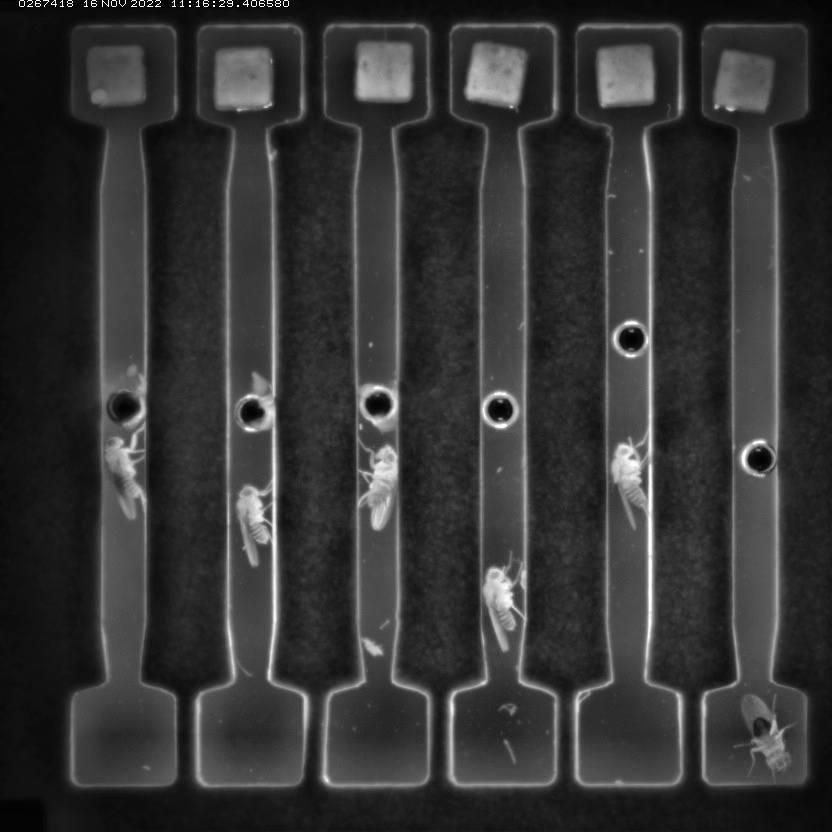
#> input picture Tracktor/TemplateMatch/frame1.jpg, 832 x 832 px, given in place of Arena6.mp4, which was not available
$ jupyter execute --allow-errors Tracking_obstacles.ipynb   (older library calls are emulated)   (text cells are left out)
#> lines starting #> are read from the running program, lines starting #| are printed output that depends on the picture; after the words box and inside, x2 and y2 are one past the last pixel; in counts of white or black regions, pixels touching at a corner belong together; pictures that were not available may be replaced by others from this repository, and a replacement may not be noted
### Tracktor/TemplateMatch/im_processing_fct/functions.py
#!/usr/bin/env python

import math
import cv2
import skimage
import matplotlib.pyplot as plt
import numpy as np
import time
import os
from pathlib import Path

import platform

platform.system()

# [7 lines of commented-out code are left out]
im_bg_dir_path = Path("/mnt/labserver/DURRIEU_Matthias/Experimental_data/TrackingFiles/BackgroundImages/")
im_fg_dir_path = Path("/mnt/labserver/DURRIEU_Matthias/Experimental_data/TrackingFiles/ForegroundImages/")
vid_dir_path = Path("/mnt/labserver/DURRIEU_Matthias/Experimental_data/TrackingFiles/Sample/")
save_data_path = Path("/mnt/labserver/DURRIEU_Matthias/Experimental_data/TrackingFiles/Processed/")

# [16 lines of commented-out code are left out]
rescaling_factor = 4
nb_balls = 3
nb_rails = 3


# In[1]: Clean images

# hard to retain only the outer edges
# [95 lines left out: functions im_clean_opening, im_clean_region_growing, im_clean_contours, not called in this run]


# In[2]: Template matching

'''patented
def compute_homography_surf(im_obj, im_scene, minHessian=100, ratio_thresh=0.9):
    #-- Step 1: Detect the keypoints using SURF Detector, compute the descriptors
    #minHessian lower -> more points #100 for arena
    #ratio thresh 0.9 for arena
    detector = cv2.xfeatures2d.SURF_create(hessianThreshold=minHessian, extended=False)

    keypoints_obj, descriptors_obj = detector.detectAndCompute(im_obj, None)
    keypoints_scene, descriptors_scene = detector.detectAndCompute(im_scene, None)
    #print(np.shape(keypoints_obj))

    #-- Step 2: Matching descriptor vectors with a FLANN based matcher
    # Since SURF is a floating-point descriptor NORM_L2 is used
    matcher = cv2.DescriptorMatcher_create(cv2.DescriptorMatcher_FLANNBASED)
    knn_matches = matcher.knnMatch(descriptors_obj, descriptors_scene, 2)
    #print(np.shape(knn_matches))
    #print(knn_matches)

    #-- Filter matches using the Lowe's ratio test
    good_matches = []
    for m,n in knn_matches:
        if m.distance < ratio_thresh * n.distance:
            good_matches.append(m)

    #-- Localize the object
    obj = np.empty((len(good_matches),2), dtype=np.float32)
    scene = np.empty((len(good_matches),2), dtype=np.float32)
    for i in range(len(good_matches)):
        #-- Get the keypoints from the good matches
        obj[i,0] = keypoints_obj[good_matches[i].queryIdx].pt[0]
        obj[i,1] = keypoints_obj[good_matches[i].queryIdx].pt[1]
        scene[i,0] = keypoints_scene[good_matches[i].trainIdx].pt[0]
        scene[i,1] = keypoints_scene[good_matches[i].trainIdx].pt[1]
    #H, _ =  cv2.findHomography(obj, scene, cv2.RHO) #RANSAC
    #H, _ =  cv2.estimateAffine2D(obj, scene, cv2.RANSAC)
    H, _ =  cv2.estimateAffinePartial2D(obj, scene, cv2.RANSAC)

    return H
'''

''' fast only detector, not descriptor => would need BRISK or oder
def compute_homography_fast(im_obj, im_scene):
    detector = cv2.FastFeatureDetector_create()

    keypoints_obj = detector.detect(im_obj, None)
    keypoints_scene = detector.detect(im_scene, None)
    #print(np.shape(keypoints_obj))

    #-- Step 2: Matching descriptor vectors with a FLANN based matcher
    # Since SURF is a floating-point descriptor NORM_L2 is used
    matcher = cv2.DescriptorMatcher_create(cv2.DescriptorMatcher_FLANNBASED)
    knn_matches = matcher.knnMatch(descriptors_obj, descriptors_scene, 2)
    #print(np.shape(knn_matches))
    #print(knn_matches)

    #-- Filter matches using the Lowe's ratio test
    ratio_thresh = 0.85
    good_matches = []
    for m,n in knn_matches:
        if m.distance < ratio_thresh * n.distance:
            good_matches.append(m)

    #-- Localize the object
    obj = np.empty((len(good_matches),2), dtype=np.float32)
    scene = np.empty((len(good_matches),2), dtype=np.float32)
    for i in range(len(good_matches)):
        #-- Get the keypoints from the good matches
        obj[i,0] = keypoints_obj[good_matches[i].queryIdx].pt[0]
        obj[i,1] = keypoints_obj[good_matches[i].queryIdx].pt[1]
        scene[i,0] = keypoints_scene[good_matches[i].trainIdx].pt[0]
        scene[i,1] = keypoints_scene[good_matches[i].trainIdx].pt[1]
    #H, _ =  cv2.findHomography(obj, scene, cv2.RHO) #RANSAC
    #H, _ =  cv2.estimateAffine2D(obj, scene, cv2.RANSAC)
    H, _ =  cv2.estimateAffinePartial2D(obj, scene, cv2.RANSAC)

    return H
'''


# [29 lines left out: function compute_homography_orb, not called in this run]


'''patented
def compute_homography_sift(im_obj, im_scene):
    #-- Step 1: Detect the keypoints using SIFT Detector, compute the descriptors
    detector = cv2.xfeatures2d.SIFT_create()

    keypoints_obj, descriptors_obj = detector.detectAndCompute(im_obj, None)
    keypoints_scene, descriptors_scene = detector.detectAndCompute(im_scene, None)
    #print(np.shape(keypoints_obj))

    #-- Step 2: Matching descriptor vectors with a FLANN based matcher
    # Since SURF is a floating-point descriptor NORM_L2 is used
    matcher = cv2.DescriptorMatcher_create(cv2.DescriptorMatcher_FLANNBASED)
    knn_matches = matcher.knnMatch(descriptors_obj, descriptors_scene, 2)

    #-- Filter matches using the Lowe's ratio test
    ratio_thresh = 0.85
    good_matches = []
    for m,n in knn_matches:
        if m.distance < ratio_thresh * n.distance:
            good_matches.append(m)

    #-- Localize the object
    obj = np.empty((len(good_matches),2), dtype=np.float32)
    scene = np.empty((len(good_matches),2), dtype=np.float32)
    for i in range(len(good_matches)):
        #-- Get the keypoints from the good matches
        obj[i,0] = keypoints_obj[good_matches[i].queryIdx].pt[0]
        obj[i,1] = keypoints_obj[good_matches[i].queryIdx].pt[1]
        scene[i,0] = keypoints_scene[good_matches[i].trainIdx].pt[0]
        scene[i,1] = keypoints_scene[good_matches[i].trainIdx].pt[1]
    #H, _ =  cv2.findHomography(obj, scene, cv2.RANSAC)
    #H, _ =  cv2.estimateAffine2D(obj, scene, cv2.RANSAC)
    H, _ =  cv2.estimateAffinePartial2D(obj, scene, cv2.RANSAC)
    return H

#not working (at least for rails)
def compute_homography_euclidean(im_obj, im_scene):
    #-- Step 1: Detect the keypoints using SIFT Detector, compute the descriptors
    detector = cv2.xfeatures2d.SIFT_create()

    keypoints_obj, descriptors_obj = detector.detectAndCompute(im_obj, None)
    keypoints_scene, descriptors_scene = detector.detectAndCompute(im_scene, None)
    #print(np.shape(keypoints_obj))

    #-- Step 2: Matching descriptor vectors with a FLANN based matcher
    # Since SURF is a floating-point descriptor NORM_L2 is used
    matcher = cv2.DescriptorMatcher_create(cv2.DescriptorMatcher_FLANNBASED)
    knn_matches = matcher.knnMatch(descriptors_obj, descriptors_scene, 2)

    #-- Filter matches using the Lowe's ratio test
    ratio_thresh = 0.85 #0.85 for arena
    good_matches = []
    for m,n in knn_matches:
        if m.distance < ratio_thresh * n.distance:
            good_matches.append(m)

    #-- Localize the object
    obj = np.empty((len(good_matches),2), dtype=np.float32)
    scene = np.empty((len(good_matches),2), dtype=np.float32)
    for i in range(len(good_matches)):
        #-- Get the keypoints from the good matches
        obj[i,0] = keypoints_obj[good_matches[i].queryIdx].pt[0]
        obj[i,1] = keypoints_obj[good_matches[i].queryIdx].pt[1]
        scene[i,0] = keypoints_scene[good_matches[i].trainIdx].pt[0]
        scene[i,1] = keypoints_scene[good_matches[i].trainIdx].pt[1]
    #H, _ =  cv2.findHomography(obj, scene, cv2.RANSAC)
    #H, _ =  cv2.estimateAffine2D(obj, scene, cv2.RANSAC)
    #H, _ =  cv2.estimateAffinePartial2D(obj, scene, cv2.RANSAC)
    tform3 = skimage.transform.EuclideanTransform()
    H = tform3.estimate(obj, scene)
    #print(H)

    #plt.figure()
    #plt.imshow(im_obj)

    warped = skimage.transform.warp(im_obj, tform3)
    #plt.figure()
    #plt.imshow(warped)

    return H
'''


# [111 lines left out: functions compute_gen_im_template, compute_centroid_angle, trans_rot_inertia, compute_gen_im_inertia, contour_matching, enhance_center, not called in this run]


def uniform_illumination(im, factor=2, bin_thresh=35):
    mean_intens = np.mean(im[im > bin_thresh])
    im_unif = im.copy()
    im_unif[im > bin_thresh] = mean_intens * factor
    im_unif = np.array(im_unif, np.uint8)
    return im_unif


# In[6]: Background generation

# [85 lines left out: function gen_background, not called in this run]

### Tracktor/TemplateMatch/Tracking_obstacles.ipynb
[cell 1]
import sys
import cv2
import matplotlib.pyplot as plt
import numpy as np

sys.path.insert(0, "..")

import scipy.signal

from im_processing_fct.functions import *

import random

[cell 2]
PathTemp = Path(
    "/mnt/labserver/DURRIEU_Matthias/Experimental_data/TrackingFiles/BackgroundImages/outer_arena_MultinazeBiS_Spacer/MultiMazeBiS_Empty/Spacer/221206/095129_s0a0_p6-0/Sample/MultiMaze_Spacer_Template.jpg")
VideoPath = Path(
    '/mnt/labserver/DURRIEU_Matthias/Experimental_data/Optogenetics/Optobot/MultiMazeBiS_15_Steel_Wax/Female_Starved_noWater/221116/102044_s0a0_p6-0/Small_Arena4/Arena4.mp4')

[cell 3]
# Mac paths :

VideoPath = Path("/Users/ulric/Desktop/SampleDataMMTrack/Small_Arena6/Arena6.mp4")

[cell 4]
vidcap = cv2.VideoCapture(VideoPath.as_posix())
for i in range(1):
    success, im_full = vidcap.read()
#> this loop made 1 pass
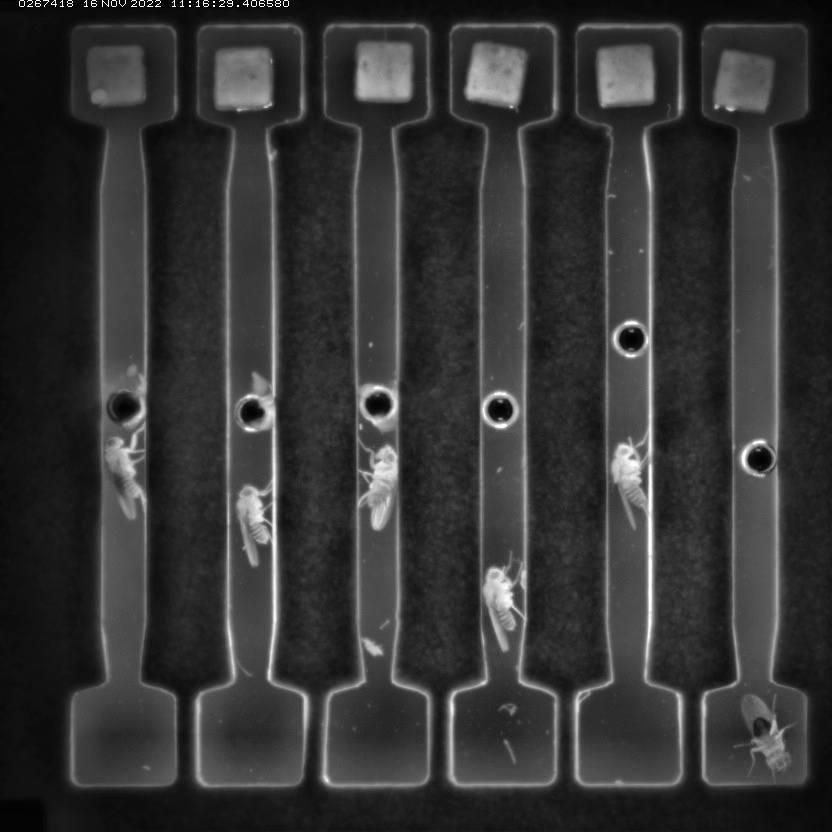
#> input picture Tracktor/TemplateMatch/frame1.jpg, 832 x 832 px, given in place of Arena6.mp4, which was not available

im_full_gray = cv2.cvtColor(im_full, cv2.COLOR_BGR2GRAY)
#> im_full is the input picture: shape (832, 832, 3); min 0, max 255, mean 52.5

plt.figure()
plt.imshow(im_full_gray, cmap='gray', vmin=0, vmax=255)

# Tryin uniform lighting
# Nathan solution
im_full_gray_unif = uniform_illumination(im_full_gray, bin_thresh=10)
#> in uniform_illumination, `mean_intens = np.mean(im[im > bin_thresh])`: mean_intens = 53.49
#> in uniform_illumination, `im_unif[im > bin_thresh] = mean_intens * factor`:
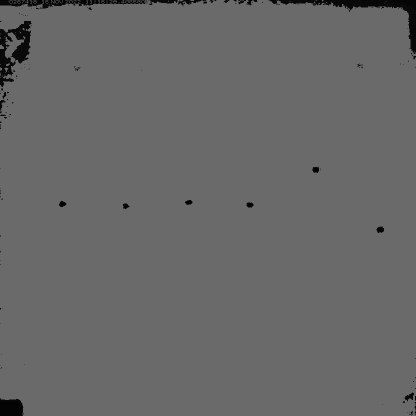
#> im_unif: shape (832, 832) (shown at 1/2 size); min 0, max 106, mean 103.9

plt.figure()
plt.imshow(im_full_gray_unif, cmap='gray', vmin=0, vmax=255)
# equalize hist

im_full_gray_eqh = cv2.equalizeHist(im_full_gray,)

plt.figure()
plt.imshow(im_full_gray_eqh, cmap='gray', vmin=0, vmax=255)

# Adaptive equalization

clahe = cv2.createCLAHE(clipLimit=2.0,
                        tileGridSize=(8,8))
im_full_gray_clahe = clahe.apply(im_full_gray,)
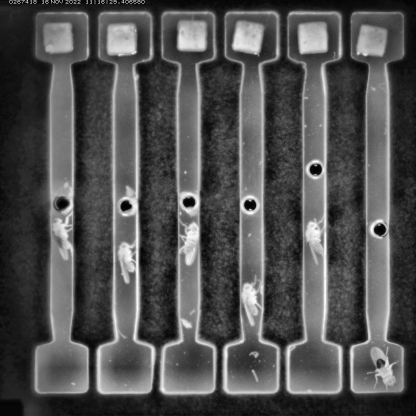
#> im_full_gray_clahe: shape (832, 832) (shown at 1/2 size); min 1, max 255, mean 80.3

plt.figure()
plt.imshow(im_full_gray_clahe, cmap='gray', vmin=0, vmax=255)


im_full_gray_resized = cv2.resize(im_full_gray, (int(im_full_gray.shape[1] / rescaling_factor),
                                                 int(im_full_gray.shape[0] / rescaling_factor)),
                                  interpolation=cv2.INTER_AREA)
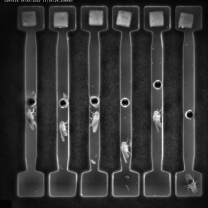
#> im_full_gray_resized: shape (208, 208); min 3, max 247, mean 52.5

plt.figure()
plt.imshow(im_full_gray_resized, cmap='gray', vmin=0, vmax=255)

[cell 5]
ctns = cv2.findContours(im_full_gray_clahe, cv2.RETR_EXTERNAL, cv2.CHAIN_APPROX_SIMPLE)
#> ctns = 1 contour; box (x1, y1, x2, y2) and area: (0, 0, 832, 832) 690561
ctns = ctns[0] if len(ctns) == 2 else ctns[1]
#> ctns = [[[0, 0], [0, 831], [831, 831], [831, 0]]]

[cell 6]
for c in ctns :
    cv2.drawContours(im_full_gray_clahe, [c], 0, (255,255,255), -1)
#> this loop made 1 pass
#> c on pass 1: [[0, 0], [0, 831], [831, 831], [831, 0]]
#> im_full_gray_clahe: shape (832, 832); every value is 255

[cell 7]
kernel = cv2.getStructuringElement(cv2.MORPH_RECT, (20,20))
#> kernel: shape (20, 20); every value is 1
opening = cv2.morphologyEx(im_full_gray_clahe, cv2.MORPH_OPEN, kernel, iterations=2)

plt.imshow(im_full_gray_clahe, cmap='gray', vmin=0, vmax=255)

[cell 8]
# Erode and dilate kernel to remove small noise that could be detected as ball

kernel= np.ones((2,2), np.uint8)
denoised = cv2.erode(im_full_gray_resized, kernel, iterations = 2)
denoised = cv2.dilate(denoised, kernel, iterations = 1)


plt.imshow(denoised, cmap='gray', vmin=0, vmax=255)

[cell 9]
# Reduce the noise to avoid false circle detection

filt = cv2.GaussianBlur(im_full_gray_resized, (5,5), 0)
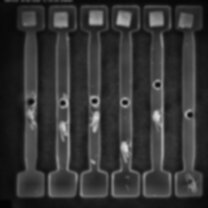
#> filt: shape (208, 208); min 3, max 220, mean 52.5
plt.imshow(filt, cmap='gray', vmin=0, vmax=255)

[cell 10]
im_full_gray_resized = cv2.resize(im_full_gray, (int(im_full_gray.shape[1] / rescaling_factor),
                                                 int(im_full_gray.shape[0] / rescaling_factor)),
                                  interpolation=cv2.INTER_AREA)
#filt = cv2.medianBlur(im_full_gray_resized, 5)
rows = filt.shape[0]
circles = cv2.HoughCircles(filt, cv2.HOUGH_GRADIENT, 1, 125,
                           param1=40, param2=15,
                           minRadius=5, maxRadius=8)
#> circles = None

[cell 11]
if circles is not None:
    circles = np.uint16(np.around(circles))
    for i in circles[0, :]:
        center = (i[0], i[1])
        # circle center
        cv2.circle(im_full_gray_resized, center, 1, (0, 100, 100), 3)
        # circle outline
        radius = i[2]
        cv2.circle(im_full_gray_resized, center, radius, (255, 0, 255), 3)

[cell 12]
cv2.imshow("detected circles", im_full_gray_resized)
cv2.waitKey(0)
cv2.destroyAllWindows()

[cell 13]
im_full_gray_resized = cv2.resize(im_full_gray_eqh, (int(im_full_gray.shape[1] / rescaling_factor),
                                                 int(im_full_gray.shape[0] / rescaling_factor)),
                                  interpolation=cv2.INTER_AREA)
# Erode and dilate kernel to remove small noise that could be detected as ball

kernel= np.ones((2,2), np.uint8)
denoised = cv2.erode(im_full_gray_resized, kernel, iterations = 3)
denoised = cv2.dilate(denoised, kernel, iterations = 2)
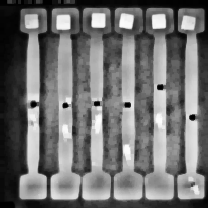
#> denoised: shape (208, 208); min 0, max 253, mean 111.7
# Reduce the noise to avoid false circle detection

filt = cv2.GaussianBlur(im_full_gray_resized, (5,5), 0)

plt.imshow(filt, cmap='gray', vmin=0, vmax=255)

param1=200
param2=8

Edges = cv2.Canny(filt,param1, param2 )
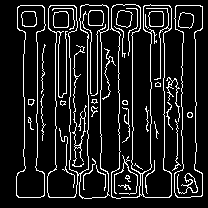
#> Edges: shape (208, 208); 12.1% white in thin lines or dots, all inside (x1, y1, x2, y2) = (16, 4, 203, 199)
plt.imshow(Edges, cmap='gray', vmin=0, vmax=255)


rows = filt.shape[0]
circles = cv2.HoughCircles(filt, cv2.HOUGH_GRADIENT, 1, 125,
                           param1=param1, param2=param2,
                           minRadius=0, maxRadius=3)
#> circles = [[189.5, 114.5, 2.4], [30.5, 101.5, 2.4]]

#Works with arena3 with clahe denoised and filtered image but failed on subsequent tests
#Works with area1 with unif denoised filtered image (mind the radius). Denoised was critical here.Also worked almost right away with arena2 changing only param2 from 10 to 9

# With hardcore uniform function only ball is visible and can be tracked with the transform on arena3. Makes too many "circle-ish" shapes.

# Eqh is promising with arena1.

# Eqh + radius control very narrow + no denoise works for Arena1, 2,3, 4, 5,6  oyeah

[cell 14]
if circles is not None:
    circles = np.uint16(np.around(circles))
#> circles = [[190, 114, 2], [30, 102, 2]]
    for i in circles[0, :]:
        center = (i[0], i[1])
        # circle center
        cv2.circle(im_full_gray_resized, center, 1, (0, 100, 100), 3)
        # circle outline
        radius = i[2]
        cv2.circle(im_full_gray_resized, center, radius, (0, 255, 255), 3)
#> this loop made 2 passes
#> im_full_gray_resized: shape (208, 208); min 0, max 255, mean 128.8
cv2.imshow("detected circles", im_full_gray_resized)
cv2.waitKey(0)
cv2.destroyAllWindows()

[cell 15]
Vidcap = cv2.VideoCapture(VideoPath.as_posix())

last = 0

while True:
    ret, frame = Vidcap.read() # Grab frame
    this = Vidcap.get(1)
#> this = 0
    if ret == True:

        #frame = cv2.resize(frame, None, fx=scaling, fy=scaling,
        #interpolation=cv2.INTER_LINEAR)

        im_full_gray = cv2.cvtColor(frame, cv2.COLOR_BGR2GRAY) # convert to grayscale
        im_full_gray_eqh = cv2.equalizeHist(im_full_gray,)


        im_full_gray_resized = cv2.resize(im_full_gray, (int(im_full_gray.shape[1] / rescaling_factor),
                                                         int(im_full_gray.shape[0] / rescaling_factor)),
                                          interpolation=cv2.INTER_AREA)
                # (height, width) = frame.shape[:2]

        filt = cv2.GaussianBlur(im_full_gray_resized, (5,5), 0)


        param1=200
        param2=8


        rows = filt.shape[0]
        circles = cv2.HoughCircles(filt, cv2.HOUGH_GRADIENT, 1, 125,
                                   param1=param1, param2=param2,
                                   minRadius=0, maxRadius=3)
#> circles = [[189.5, 114.5, 2.4], [62.5, 102.5, 2.4]]

        if circles is not None:
            circles = np.uint16(np.around(circles))
#> circles = [[190, 114, 2], [62, 102, 2]]
            for i in circles[0, :]:
                center = (i[0], i[1])
                # circle center
                cv2.circle(im_full_gray_resized, center, 1, (0, 100, 100), 3)
                # circle outline
                radius = i[2]
                cv2.circle(im_full_gray_resized, center, radius, (0, 255, 255), 3)
#> this loop made 2 passes
#> im_full_gray_resized: shape (208, 208); 0.19% of pixels changed, all inside (x1, y1, x2, y2) = (58, 98, 195, 119)
        cv2.imshow("detected circles", im_full_gray_resized)


        if cv2.waitKey(1) == 27:
#> (key q is pressed here)
            exit(0)
    if last >= this:
        break
    last = this
Vidcap.release()
cv2.destroyAllWindows()
cv2.waitKey(1)
#> Out = 113

[cell 16]
cv2.destroyAllWindows

[cell 17]
PathTemp = Path(
    "/mnt/labserver/DURRIEU_Matthias/Experimental_data/TrackingFiles/BackgroundImages/outer_arena_MultinazeBiS_Spacer/MultiMazeBiS_Empty/Spacer/221206/095129_s0a0_p6-0/Sample/MultiMaze_Spacer_Template.jpg")
VideoPath = Path(
    '/mnt/labserver/DURRIEU_Matthias/Experimental_data/Optogenetics/Optobot/MultiMazeBiS_15_Steel_Wax/Female_Starved_noWater/221116/102044_s0a0_p6-0/Small_Arena1/Arena1.mp4')
vidcap = cv2.VideoCapture(VideoPath.as_posix())
for i in range(1):
    success, im_full = vidcap.read()

im_full_gray = cv2.cvtColor(im_full, cv2.COLOR_BGR2GRAY)

plt.figure()
plt.imshow(im_full_gray, cmap='gray', vmin=0, vmax=255)

im_full_gray_resized = cv2.resize(im_full_gray, (int(im_full_gray.shape[1] / rescaling_factor),
                                                 int(im_full_gray.shape[0] / rescaling_factor)),
                                  interpolation=cv2.INTER_AREA)

filt = cv2.medianBlur(im_full_gray_resized, 5)

plt.imshow(filt, cmap='gray', vmin=0, vmax=255)

[cell 18]
cont = cv2.equalizeHist(filt)
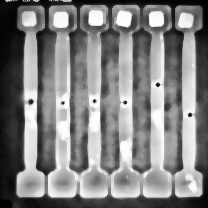
#> cont: shape (208, 208); min 0, max 255, mean 128.9
plt.imshow(cont, cmap='gray', vmin=0, vmax=255)

[cell 19]
inv = (255 - im_full_gray_resized)
inv_filt = cv2.medianBlur(inv, 5)
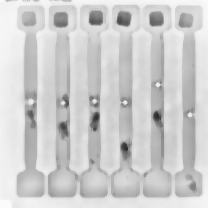
#> inv_filt: shape (208, 208); min 43, max 251, mean 206

plt.imshow(inv_filt, cmap='gray', vmin=0, vmax=255)

[cell 20]
inv_filt_cont = cv2.equalizeHist(inv_filt)
plt.imshow(inv_filt_cont, cmap='gray', vmin=0, vmax=255)

[cell 21]
inv_cont = cv2.equalizeHist(inv)
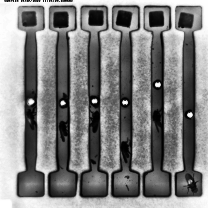
#> inv_cont: shape (208, 208); min 0, max 255, mean 129
plt.imshow(inv_cont, cmap='gray', vmin=0, vmax=255)
inv_cont_filt = cv2.medianBlur(inv_cont, 5)
plt.imshow(inv_cont_filt, cmap='gray', vmin=0, vmax=255)

[cell 22]
ret, bin = cv2.threshold(cont,100,255,cv2.THRESH_BINARY_INV)
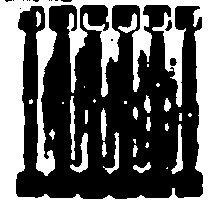
#> bin: shape (208, 208); 38.4% white; 30 white regions (11 under 20 px), largest, box (x1, y1, x2, y2) and area: (0, 0, 208, 208) 14659, (70, 133, 88, 173) 274, (171, 124, 183, 174) 239

plt.imshow(bin, cmap='gray', vmin=0, vmax=255)

[cell 23]
im_full_gray_resized = cv2.resize(im_full_gray, (int(im_full_gray.shape[1] / rescaling_factor),
                                                 int(im_full_gray.shape[0] / rescaling_factor)),
                                  interpolation=cv2.INTER_AREA)

filt = cv2.medianBlur(im_full_gray_resized, 5)
cont = cv2.equalizeHist(filt)


inv = (255 - im_full_gray_resized)
inv_filt = cv2.medianBlur(inv, 5)

inv_filt_cont = cv2.equalizeHist(inv_filt)

ret, bin = cv2.threshold(cont,100,255,cv2.THRESH_BINARY_INV)


rows = bin.shape[0]
circles = cv2.HoughCircles(bin, cv2.HOUGH_GRADIENT, 1, rows / 8,
                           param1=255, param2=7,
                           minRadius=0, maxRadius=4)
#> circles = [[167.5, 26.5, 3.3], [146.5, 165.5, 3.3], [172.5, 60.5, 3.3], [157.5, 84.5, 1.6], [189.5, 114.5, 1.6], [30.5, 101.5, 2.4], [50.5, 133.5, 2], [76.5, 162.5, 3.3]]
#> (the rest of the program and of its run is left out)
